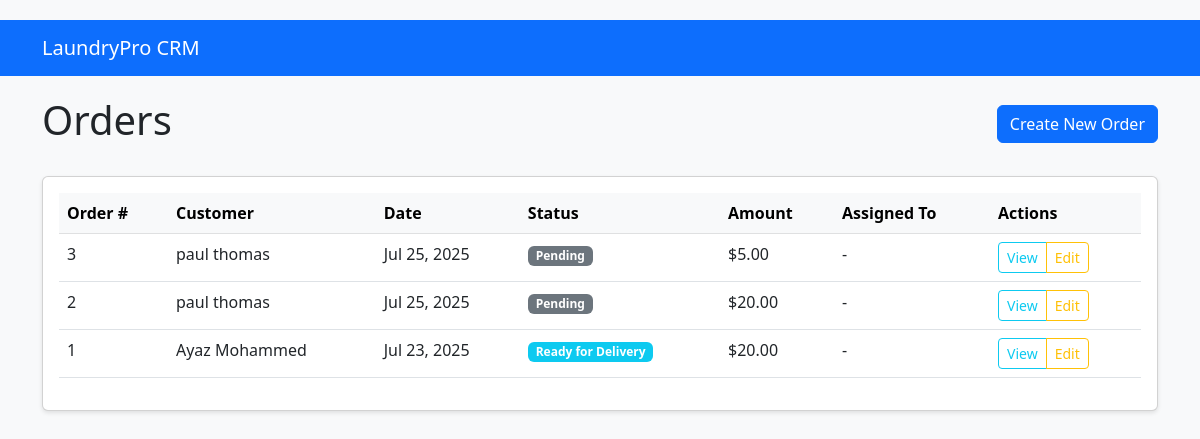
Screenshot of /orders/ with the database file from the repository.
### webapp/models.py (models this page shows, shortened)
class Order(models.Model):
    STATUS_CHOICES = [
        ('PENDING', 'Pending'),
        ('RECEIVED', 'Received'),
        ('WASHING', 'Washing'),
        ('PRESSING', 'Pressing'),
        ('READY', 'Ready for Delivery'),
        ('DELIVERING', 'Out for Delivery'),
        ('COMPLETED', 'Completed'),
        ('CANCELLED', 'Cancelled'),
    ]
    customer = models.ForeignKey(Customer, on_delete=models.CASCADE)
    order_date = models.DateTimeField(auto_now_add=True)
    pickup_date = models.DateTimeField(blank=True, null=True)
    delivery_date = models.DateTimeField(blank=True, null=True)
    status = models.CharField(max_length=20, choices=STATUS_CHOICES, default='PENDING')
    total_amount = models.DecimalField(max_digits=10, decimal_places=2, default=0)
    assigned_staff = models.ForeignKey(Staff, on_delete=models.SET_NULL, null=True, blank=True)
    special_instructions = models.TextField(blank=True, null=True)

class Customer(models.Model):
    creation_date = models.DateTimeField(auto_now_add=True)
    first_name = models.CharField(max_length=100)
    last_name = models.CharField(max_length=100)
    email = models.EmailField(max_length=255)
    phone = models.CharField(max_length=20)
    address = models.CharField(max_length=300)
    city = models.CharField(max_length=255)
    province = models.CharField(max_length=200)
    country = models.CharField(max_length=125)
    special_instructions = models.TextField(blank=True, null=True)
    is_active = models.BooleanField(default=True)

class Staff(models.Model):
    POSITION_CHOICES = [
        ('ADMIN', 'Administrator'),
        ('MANAGER', 'Manager'),
        ('STAFF', 'Staff Member'),
        ('DRIVER', 'Delivery Driver'),
        ('WASHER', 'Washer'),
        ('PRESSER', 'Presser'),
    ]
    user = models.OneToOneField(User, on_delete=models.CASCADE)
    position = models.CharField(max_length=20, choices=POSITION_CHOICES)
    phone = models.CharField(max_length=20)
    address = models.CharField(max_length=300, blank=True, null=True)
    hire_date = models.DateField(auto_now_add=True)
    is_active = models.BooleanField(default=True)

### webapp/views.py (the view)
# urls.py: path('orders/', views.OrderListView.as_view(), name='order_list'),
class OrderListView(ListView):
    model = Order
    template_name = 'webapp/orders/order_list.html'
    context_object_name = 'orders'
    paginate_by = 10
    ordering = ['-order_date']

### webapp/templates/webapp/orders/order_list.html (shortened to what this page needs)
{% extends 'webapp/base.html' %}
{% block content %}
<div class="d-flex justify-content-between align-items-center mb-4">
    <h1>Orders</h1>
    <a href="{% url 'order_create' %}" class="btn btn-primary">
         Create New Order
    </a>
</div>
<div class="card">
    <div class="card-body">
        <div class="table-responsive">
            <table class="table table-hover">
                <thead class="table-light">
                    <tr>
                        <th>Order #</th>
                        <th>Customer</th>
                        <th>Date</th>
                        <th>Status</th>
                        <th>Amount</th>
                        <th>Assigned To</th>
                        <th>Actions</th>
                    </tr>
                </thead>
                <tbody>
                    {% for order in orders %}
                    <tr>
                        <td>{{ order.id }}</td>
                        <td>{{ order.customer.first_name }} {{ order.customer.last_name }}</td>
                        <td>{{ order.order_date|date:"M d, Y" }}</td>
                        <td>
                            <span class="badge
                                {% if order.status == 'COMPLETED' %}bg-success
                                {% elif order.status == 'CANCELLED' %}bg-danger
                                {% elif order.status == 'PENDING' %}bg-secondary
                                {% else %}bg-info{% endif %}">
                                {{ order.get_status_display }}
                            </span>
                        </td>
                        <td>${{ order.total_amount }}</td>
                        <td>{{ order.assigned_staff.user.get_full_name|default:"-" }}</td>
                        <td>
                            <div class="btn-group btn-group-sm">
                                <a href="{% url 'order_detail' order.pk %}" class="btn btn-outline-info">View</a>
                                <a href="{% url 'order_update' order.pk %}" class="btn btn-outline-warning">Edit</a>
                            </div>
                        </td>
                    </tr>
                    {% empty %}
                    <tr>
                        <td colspan="7" class="text-center">No orders found</td>
                    </tr>
                    {% endfor %}
                </tbody>
            </table>
        </div>
    </div>
</div>
{% endblock %}

### webapp/templates/webapp/base.html (style rules this page uses)
body { padding-top: 20px; background-color: #f8f9fa; }
.card { margin-bottom: 20px; box-shadow: 0 2px 4px rgba(0,0,0,0.1); }

### rows the page displays
Order: id "3", customer.first_name "paul", customer.last_name "thomas", order_date "Jul 25, 2025", status "Pending", total_amount "5.00", assigned_staff.user.get_full_name "-"
Order: id "2", customer.first_name "paul", customer.last_name "thomas", order_date "Jul 25, 2025", status "Pending", total_amount "20.00", assigned_staff.user.get_full_name "-"
Order: id "1", customer.first_name "Ayaz", customer.last_name "Mohammed", order_date "Jul 23, 2025", status "Ready for Delivery", total_amount "20.00", assigned_staff.user.get_full_name "-"
